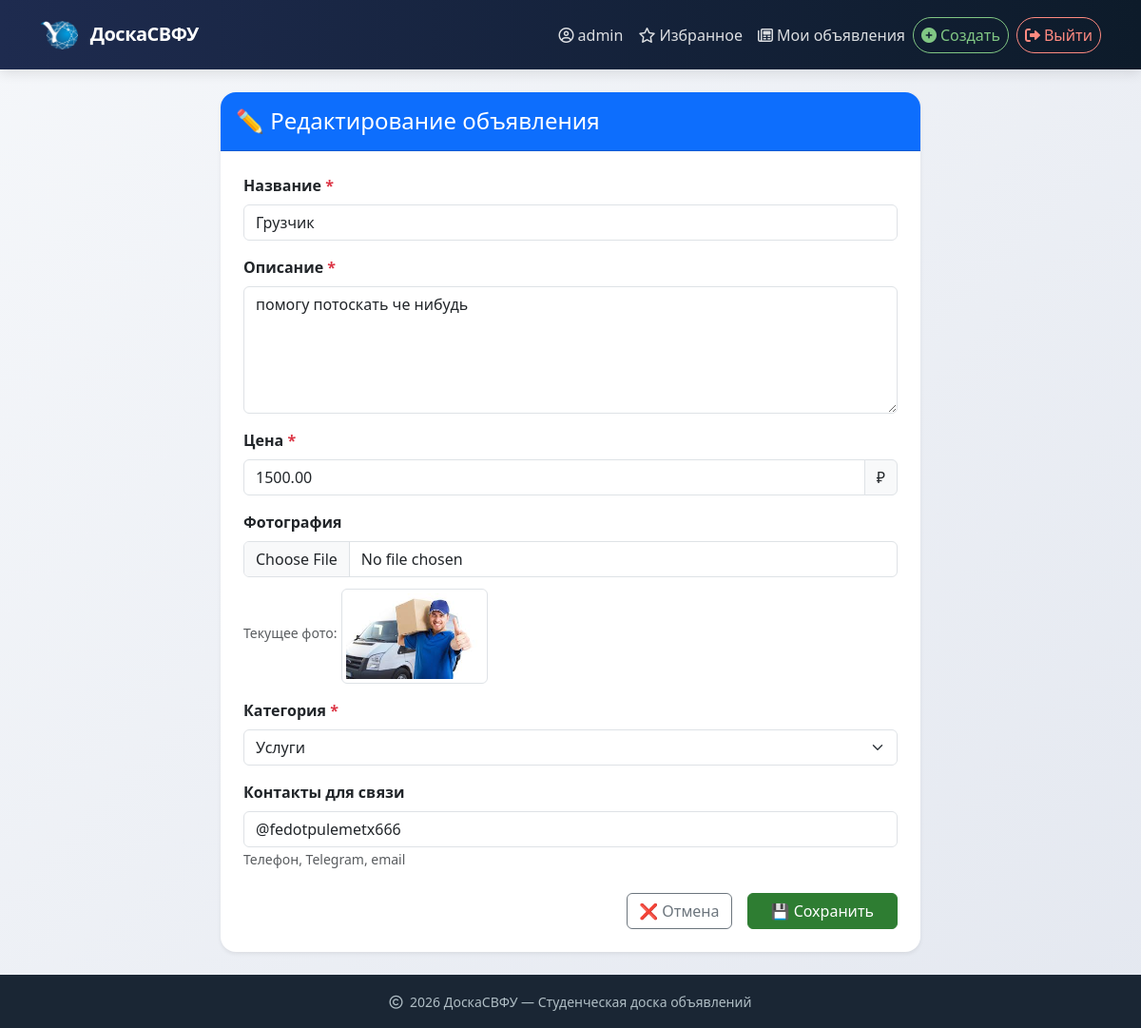
The app's page /ad/6/update/ (signed in) with its own data.
### ads/models.py (models this page shows, shortened)
class Ad(models.Model):
    title = models.CharField(max_length=200, verbose_name="Название")
    description = models.TextField(verbose_name="Описание")
    price = models.DecimalField(max_digits=10, decimal_places=2, verbose_name="Цена")
    image = models.ImageField(upload_to='ads/', blank=True, null=True, verbose_name="Фотография")
    category = models.ForeignKey(Category, on_delete=models.CASCADE, related_name='ads', verbose_name="Категория")
    author = models.ForeignKey(User, on_delete=models.CASCADE, related_name='ads', verbose_name="Продавец")
    created_at = models.DateTimeField(auto_now_add=True, verbose_name="Создано в")
    is_active = models.BooleanField(default=True, verbose_name="Активно")
    contact_info = models.CharField(max_length=200, blank=True, verbose_name="Контакты для связи", help_text="Телефон, Telegram, email")
    class Meta:
        verbose_name = "Ad"
        verbose_name_plural = "Ads"
        ordering = ['-created_at']

### ads/views.py (the view, shortened to what this page needs)
# urls.py: path('ad/<int:pk>/update/', views.AdUpdateView.as_view(), name='ad_update'),
class AdUpdateView(LoginRequiredMixin, UserPassesTestMixin, UpdateView):
    model = Ad
    form_class = AdForm
    template_name = 'ads/ad_form.html'
    def test_func(self):
        ad = self.get_object()
        return self.request.user == ad.author

### ads/forms.py
class AdForm(forms.ModelForm):
    class Meta:
        model = Ad
        fields = ['title', 'description', 'price', 'image', 'category', 'contact_info']
        widgets = {
            'description': forms.Textarea(attrs={'rows': 4}),
            'contact_info': forms.TextInput(attrs={'placeholder': 'Telegram: @username или +7...'}),
        }

### templates/ads/ad_form.html (shortened to what this page needs)
{% extends "base.html" %}
{% load static %}
{% block content %}
<div class="row justify-content-center">
    <div class="col-lg-8">
        <div class="card shadow-sm border-0">
            <div class="card-header bg-primary text-white py-3">
                <h4 class="mb-0">
                    {% if form.instance.pk %}
                    ✏️ Редактирование объявления
                    {% else %}
                    ➕ Создать новое объявление
                    {% endif %}
                </h4>
            </div>
            <div class="card-body p-4">
                <form method="post" enctype="multipart/form-data" novalidate>
                    {% for field in form %}
                    <div class="mb-3">
                        <label for="{{ field.id_for_label }}" class="form-label fw-semibold">
                            {{ field.label }}
                            {% if field.field.required %}
                            <span class="text-danger">*</span>
                            {% endif %}
                        </label>
                        {% if field.name == 'description' %}
                        <textarea name="{{ field.name }}"
                                  class="form-control {% if field.errors %}is-invalid{% endif %}"
                                  rows="5"
                                  placeholder="Подробно опишите товар или услугу...">{{ field.value|default:'' }}</textarea>
                        {% elif field.name == 'price' %}
                        <div class="input-group">
                            <input type="number"
                                   name="{{ field.name }}"
                                   class="form-control {% if field.errors %}is-invalid{% endif %}"
                                   value="{{ field.value|default:'' }}"
                                   step="0.01" min="0"
                                   placeholder="Например, 1500">
                            <span class="input-group-text">₽</span>
                        </div>
                        {% elif field.name == 'image' %}
                        <input type="file"
                               name="{{ field.name }}"
                               class="form-control {% if field.errors %}is-invalid{% endif %}"
                               accept="image/*">
                        {% if form.instance.image %}
                        <div class="mt-2">
                            <small class="text-muted">Текущее фото:</small>
                            <img src="{{ form.instance.image.url }}" class="img-thumbnail mt-1" style="max-height: 100px;">
                        </div>
                        {% endif %}
                        {% elif field.name == 'category' %}
                        <select name="{{ field.name }}" class="form-select {% if field.errors %}is-invalid{% endif %}">
                            {% for cat in field.field.queryset %}
                            <option value="{{ cat.id }}"
                                    {% if field.value|stringformat:"s" == cat.id|stringformat:"s" %}selected{% endif %}>
                                {{ cat.name }}
                            </option>
                            {% endfor %}
                        </select>
                        {% else %}
                        <input type="{{ field.field.widget.input_type }}"
                               name="{{ field.name }}"
                               class="form-control {% if field.errors %}is-invalid{% endif %}"
                               value="{{ field.value|default:'' }}"
                               placeholder="{{ field.label }}">
                        {% endif %}
                        {% if field.help_text %}
                        <small class="form-text text-muted">{{ field.help_text }}</small>
                        {% endif %}
                    </div>
                    {% endfor %}
                    <div class="d-grid gap-2 d-md-flex justify-content-md-end mt-4">
                        <a href="{% url 'ads:my_ads' %}" class="btn btn-outline-secondary me-md-2">
                            ❌ Отмена
                        </a>
                        <button type="submit" class="btn btn-success px-4">
                            {% if form.instance.pk %}💾 Сохранить{% else %}📢 Опубликовать{% endif %}
                        </button>
                    </div>
                </form>
            </div>
        </div>
    </div>
</div>
{% endblock %}

### templates/base.html (shortened to what this page needs)
{% load static %}
<!DOCTYPE html>
<html lang="ru">
<head>
    <link href="https://cdn.jsdelivr.net/npm/bootstrap@5.3.0/dist/css/bootstrap.min.css" rel="stylesheet">
    <link rel="stylesheet" href="https://cdnjs.cloudflare.com/ajax/libs/font-awesome/6.0.0/css/all.min.css">
</head>
<body>
    <nav class="navbar navbar-expand-lg navbar-dark py-3">
        <div class="container">
            <a class="navbar-brand" href="{% url 'ads:ad_list' %}">
                <img src="{% static 'ads/logo1.png' %}" alt="Logo" width="40" height="30" class="d-inline-block align-text-top me-2">
                ДоскаСВФУ
            </a>
            <div class="collapse navbar-collapse" id="navbarNav">
                <ul class="navbar-nav ms-auto align-items-lg-center">
                    {% if user.is_authenticated %}
                    <li class="nav-item">
                        <a class="nav-link" href="{% url 'ads:user_profile' user.username %}">
                            <i class="far fa-user-circle me-1"></i>{{ user.username }}
                        </a>
                    </li>
                    <li class="nav-item">
                        <a class="nav-link" href="{% url 'ads:favorite_list' %}">
                            <i class="far fa-star me-1"></i>Избранное
                        </a>
                    </li>
                    <li class="nav-item">
                        <a class="nav-link" href="{% url 'ads:my_ads' %}">
                            <i class="far fa-newspaper me-1"></i>Мои объявления
                        </a>
                    </li>
                    <li class="nav-item">
                        <a class="btn btn-link nav-link btn-nav btn-add" href="{% url 'ads:ad_create' %}">
                            <i class="fas fa-plus-circle me-1"></i>Создать
                        </a>
                    </li>
                    <li class="nav-item ms-lg-2">
                        <form method="post" action="{% url 'logout' %}" class="d-inline">
                            <button type="submit" class="btn btn-link nav-link btn-logout">
                                <i class="fas fa-sign-out-alt me-1"></i>Выйти
                            </button>
                        </form>
                    </li>
                    {% endif %}
                </ul>
            </div>
        </div>
    </nav>
    <main class="container my-4">
        {% block content %}{% endblock %}
    </main>
    <footer class="footer mt-auto py-3">
        <div class="container text-center">
            <small>
                <i class="far fa-copyright me-1"></i> 2026 ДоскаСВФУ — Студенческая доска объявлений
            </small>
        </div>
    </footer>
</body>
</html>

### templates/base.html (style rules this page uses)
body { display: flex; flex-direction: column; min-height: 100vh; background: linear-gradient(135deg, #f5f7fa 0%, #e4e8f0 100%); font-family: 'Segoe UI', system-ui, sans-serif; }
main { flex: 1; }
.navbar { background: linear-gradient(90deg, #1e2b4f 0%, #0d1b2a 100%) !important; box-shadow: 0 4px 12px rgba(0,0,0,0.1); }
.navbar-brand { font-weight: 600; letter-spacing: -0.5px; }
.nav-link { color: rgba(255,255,255,0.85) !important; transition: color 0.2s; }
.btn-logout { color: #ff8a80 !important; border: 1px solid #ff8a80; border-radius: 30px; padding: 0.375rem 1.2rem; background: transparent; transition: all 0.2s; }
.card { border: none; border-radius: 16px; overflow: hidden; transition: transform 0.2s, box-shadow 0.2s; }
.btn-success { background-color: #2e7d32; border-color: #2e7d32; }
.footer { background-color: #1a2634; color: #b0bec5; }
.btn-nav { border-radius: 30px; padding: 0.375rem 1.2rem; transition: all 0.2s; border: 1px solid transparent; }
.btn-logout { color: #ff8a80 !important; border-color: #ff8a80; background: transparent; }
.btn-add { color: #81c784 !important; border-color: #81c784; background: transparent; }

### records on screen
Ad: title "Грузчик" "@fedotpulemetx666", description "помогу потоскать че нибудь", price "1500.00", instance.image (picture)

### other values on screen
{{ user.username }} "admin"
{{ field.label }} "Название" "Описание" "Цена" "Фотография" "Категория" "Контакты для связи"
{{ field.help_text }} "Телефон, Telegram, email"
form field category "Услуги"
